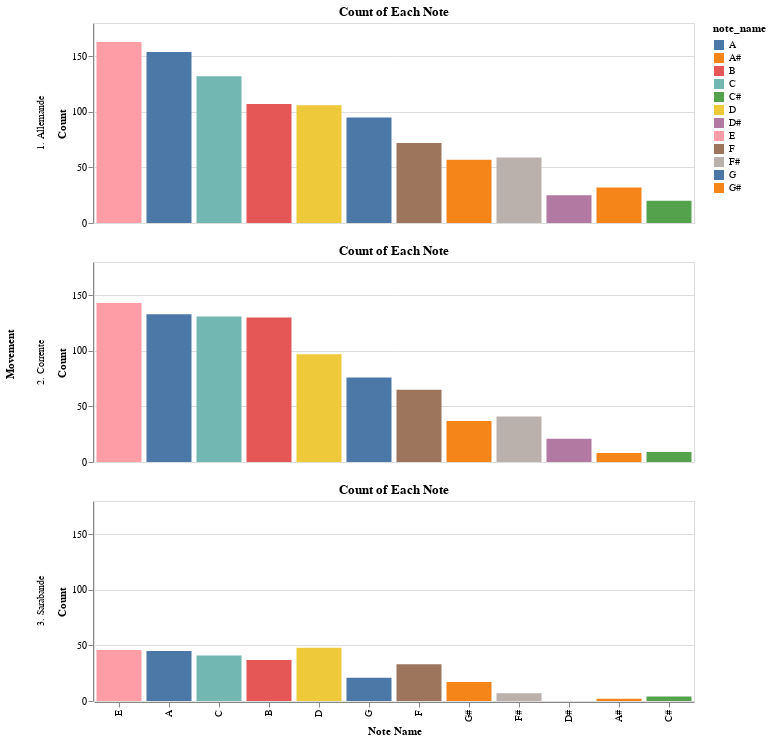

The code cell stored with this chart in its notebook:
### Code cell
note_counts_per_movement = solo_flute_data.groupby(["movement", "note_name"]).size().reset_index(name="count")
note_counts_per_movement

bar_chart = alt.Chart(note_counts_per_movement).mark_bar().encode(
    x=alt.X("note_name", sort="-y", title="Note Name"),
    y=alt.Y("count", title="Count"),
    color=alt.Color("note_name"), 
    tooltip=["note_name", "count"]  
).properties(
    title="Count of Each Note",
    width=600,
    height=200
).facet(
    row=alt.Row("movement", title="Movement")  # Facet by movement
)
bar_chart.show()

### Figure 1 — Vega-Lite specification as saved in the notebook (floating-point values rounded to 4 significant figures)
{"config": {"view": {"continuousWidth": 300, "continuousHeight": 300}}, "data": {"name": "data-42f70d373db3db3afe1a674bf2148675"}, "facet": {"row": {"field": "movement", "title": "Movement", "type": "nominal"}}, "spec": {"mark": {"type": "bar"}, "encoding": {"color": {"field": "note_name", "type": "nominal"}, "tooltip": [{"field": "note_name", "type": "nominal"}, {"field": "count", "type": "quantitative"}], "x": {"field": "note_name", "sort": "-y", "title": "Note Name", "type": "nominal"}, "y": {"field": "count", "title": "Count", "type": "quantitative"}}, "height": 200, "title": "Count of Each Note", "width": 600}, "$schema": "https://vega.github.io/schema/vega-lite/v5.20.1.json", "datasets": {"data-42f70d373db3db3afe1a674bf2148675": [{"movement": "1. Allemande", "note_name": "A", "count": 154}, {"movement": "1. Allemande", "note_name": "A#", "count": 32}, {"movement": "1. Allemande", "note_name": "B", "count": 107}, {"movement": "1. Allemande", "note_name": "C", "count": 132}, {"movement": "1. Allemande", "note_name": "C#", "count": 20}, {"movement": "1. Allemande", "note_name": "D", "count": 106}, {"movement": "1. Allemande", "note_name": "D#", "count": 25}, {"movement": "1. Allemande", "note_name": "E", "count": 163}, {"movement": "1. Allemande", "note_name": "F", "count": 72}, {"movement": "1. Allemande", "note_name": "F#", "count": 59}, {"movement": "1. Allemande", "note_name": "G", "count": 95}, {"movement": "1. Allemande", "note_name": "G#", "count": 57}, {"movement": "2. Corrente", "note_name": "A", "count": 133}, {"movement": "2. Corrente", "note_name": "A#", "count": 8}, {"movement": "2. Corrente", "note_name": "B", "count": 130}, {"movement": "2. Corrente", "note_name": "C", "count": 131}, {"movement": "2. Corrente", "note_name": "C#", "count": 9}, {"movement": "2. Corrente", "note_name": "D", "count": 97}, {"movement": "2. Corrente", "note_name": "D#", "count": 21}, {"movement": "2. Corrente", "note_name": "E", "count": 143}, {"movement": "2. Corrente", "note_name": "F", "count": 65}, {"movement": "2. Corrente", "note_name": "F#", "count": 41}, {"movement": "2. Corrente", "note_name": "G", "count": 76}, {"movement": "2. Corrente", "note_name": "G#", "count": 37}, {"movement": "3. Sarabande", "note_name": "A", "count": 45}, {"movement": "3. Sarabande", "note_name": "A#", "count": 2}, {"movement": "3. Sarabande", "note_name": "B", "count": 37}, {"movement": "3. Sarabande", "note_name": "C", "count": 41}, {"movement": "3. Sarabande", "note_name": "C#", "count": 4}, {"movement": "3. Sarabande", "note_name": "D", "count": 48}, {"movement": "3. Sarabande", "note_name": "E", "count": 46}, {"movement": "3. Sarabande", "note_name": "F", "count": 33}, {"movement": "3. Sarabande", "note_name": "F#", "count": 7}, {"movement": "3. Sarabande", "note_name": "G", "count": 21}, {"movement": "3. Sarabande", "note_name": "G#", "count": 17}]}}
